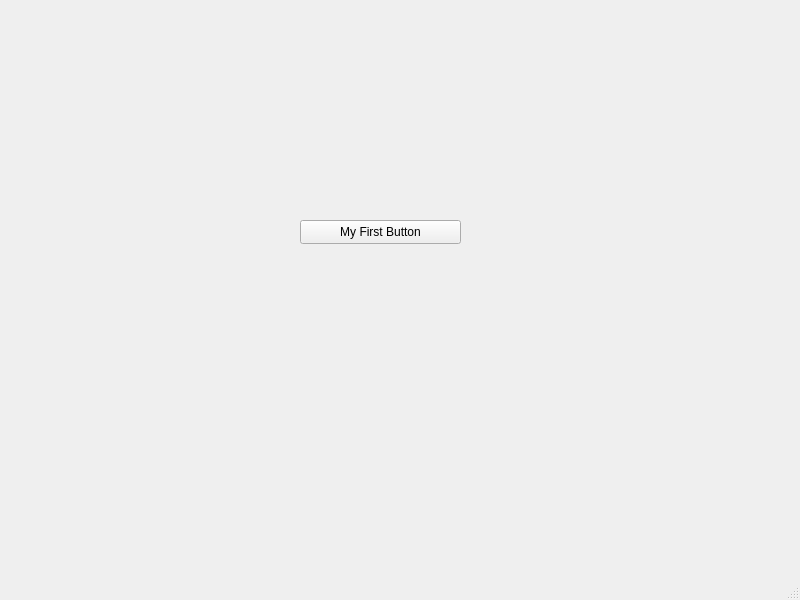
<?xml version="1.0" encoding="UTF-8"?>
<ui version="4.0">
 <class>MainWindow</class>
 <widget class="QMainWindow" name="MainWindow">
  <property name="geometry">
   <rect>
    <x>0</x>
    <y>0</y>
    <width>800</width>
    <height>600</height>
   </rect>
  </property>
  <property name="windowTitle">
   <string>MainWindow</string>
  </property>
  <widget class="QWidget" name="centralwidget">
   <widget class="QPushButton" name="pushButton">
    <property name="geometry">
     <rect>
      <x>300</x>
      <y>220</y>
      <width>161</width>
      <height>24</height>
     </rect>
    </property>
    <property name="autoFillBackground">
     <bool>true</bool>
    </property>
    <property name="text">
     <string>My First Button</string>
    </property>
    <property name="icon">
     <iconset theme="QIcon::ThemeIcon::DocumentSend"/>
    </property>
   </widget>
  </widget>
  <widget class="QMenuBar" name="menubar">
   <property name="geometry">
    <rect>
     <x>0</x>
     <y>0</y>
     <width>800</width>
     <height>21</height>
    </rect>
   </property>
  </widget>
  <widget class="QStatusBar" name="statusbar"/>
 </widget>
 <resources/>
 <connections/>
</ui>
